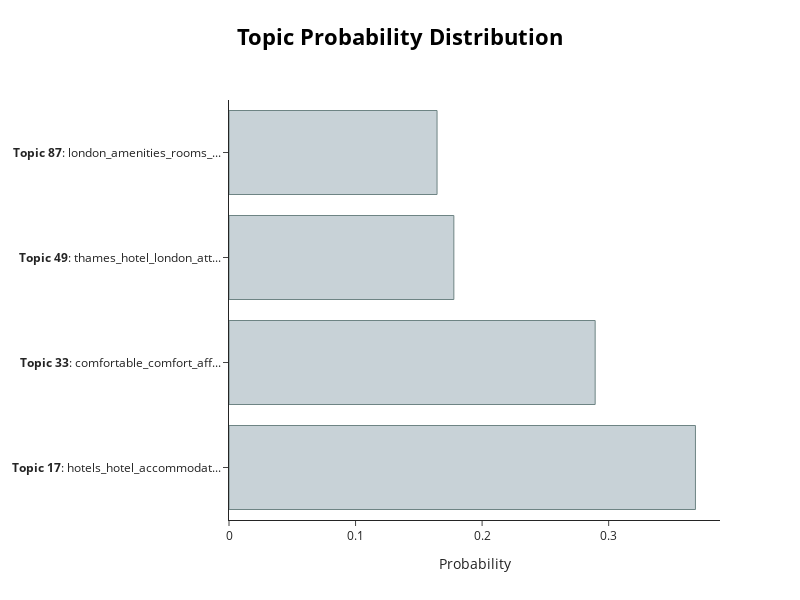

This figure's notebook cell:
### Code cell
# doc_id のドキュメントに対するトピックの分布を可視化
topic_model.visualize_distribution(topic_distr[doc_id], min_probability=0.05)

### Figure 1 — Plotly figure (JSON) as saved in the notebook; plotly's stock layout.template omitted (floating-point values rounded to 4 significant figures)
{"data": [{"marker": {"color": "#C8D2D7", "line": {"color": "#6E8484", "width": 1}}, "orientation": "h", "type": "bar", "x": [0.3686, 0.2893, 0.1777, 0.1644], "y": ["<b>Topic 17</b>: hotels_hotel_accommodat...", "<b>Topic 33</b>: comfortable_comfort_aff...", "<b>Topic 49</b>: thames_hotel_london_att...", "<b>Topic 87</b>: london_amenities_rooms_..."]}], "layout": {"height": 600, "hoverlabel": {"bgcolor": "white", "font": {"family": "Rockwell", "size": 16}}, "title": {"font": {"color": "Black", "size": 22}, "text": "<b>Topic Probability Distribution</b>", "x": 0.5, "xanchor": "center", "y": 0.95, "yanchor": "top"}, "width": 800, "xaxis": {"title": {"text": "Probability"}}}}
